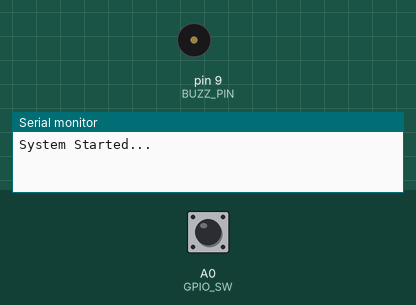
Simulated run of this sketch. Board: Arduino Uno, built with avr-gcc and run on an emulated ATmega328P. Shown: buzzer (waves = sounding, pin HIGH), the last lines printed to the serial monitor. The test bench sets the inputs (shaded band); at power-on: A0 (GPIO_SW) HIGH.

Above: at 1.2 s.
1.3 s: A0 (GPIO_SW) pulled LOW for 0.15 s
At 1.38 s:
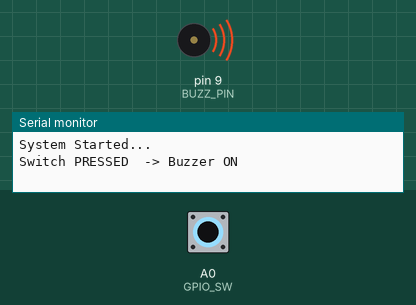
2.9 s: A0 (GPIO_SW) pulled LOW for 3.2 s
At 7.3 s:
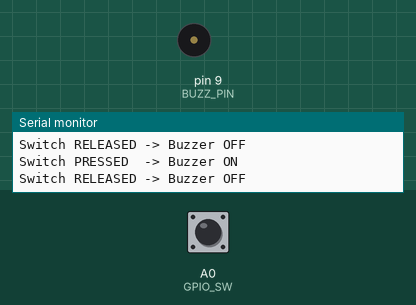
Timing chart, 0 to 8.8 s (numbered marks = the images above; inputs shaded):
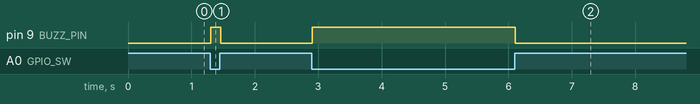

The sketch:

transistor_switch.ino
```cpp
/*
  Transistor as a Switch - Arduino + BC547 + 12V Buzzer
  CodeTheHardware - Beginner Project 02
  Video: https://youtu.be/7pzKr06IQjM

  Press button  -> D9 HIGH -> BC547 ON  -> 12V buzzer ON
  Release button -> D9 LOW -> BC547 OFF -> 12V buzzer OFF

  Wiring:
    Push button     : A0 <-> GND (internal pull-up, no resistor needed)
    D9 -> 1k resistor -> BC547 Base
    10k resistor    : Base -> GND (keeps transistor OFF during reset)
    Emitter         -> GND
    Collector       -> Buzzer (-)
    Buzzer (+)      -> +12V
    Arduino GND     <-> 12V supply (-)   (common ground)
*/

#define GPIO_SW   A0
#define BUZZ_PIN  9      // not 13: D13 toggles during bootloader -> buzzer beeps on reset

int lastState = HIGH;    // HIGH = released (INPUT_PULLUP)

void setup()
{
  Serial.begin(9600);

  digitalWrite(BUZZ_PIN, LOW);      // set LOW first -> no glitch at power-up
  pinMode(BUZZ_PIN, OUTPUT);

  pinMode(GPIO_SW, INPUT_PULLUP);   // IMPORTANT: 0 = pressed, 1 = released

  Serial.println("System Started...");
}

void loop()
{
  int SW_State = digitalRead(GPIO_SW);

  if (SW_State != lastState)        // print only when state changes
  {
    if (SW_State == LOW)
    {
      digitalWrite(BUZZ_PIN, HIGH);
      Serial.println("Switch PRESSED  -> Buzzer ON");
    }
    else
    {
      digitalWrite(BUZZ_PIN, LOW);
      Serial.println("Switch RELEASED -> Buzzer OFF");
    }
    lastState = SW_State;
  }

  delay(20);                        // simple debounce, fast response
}
```

Measured:
- after the input at 1.3 s, pin 9 (BUZZ_PIN): LOW → HIGH at once, → LOW 0.16 s later
- after the input at 2.9 s, pin 9 (BUZZ_PIN): LOW → HIGH at once, → LOW 3.2 s later
